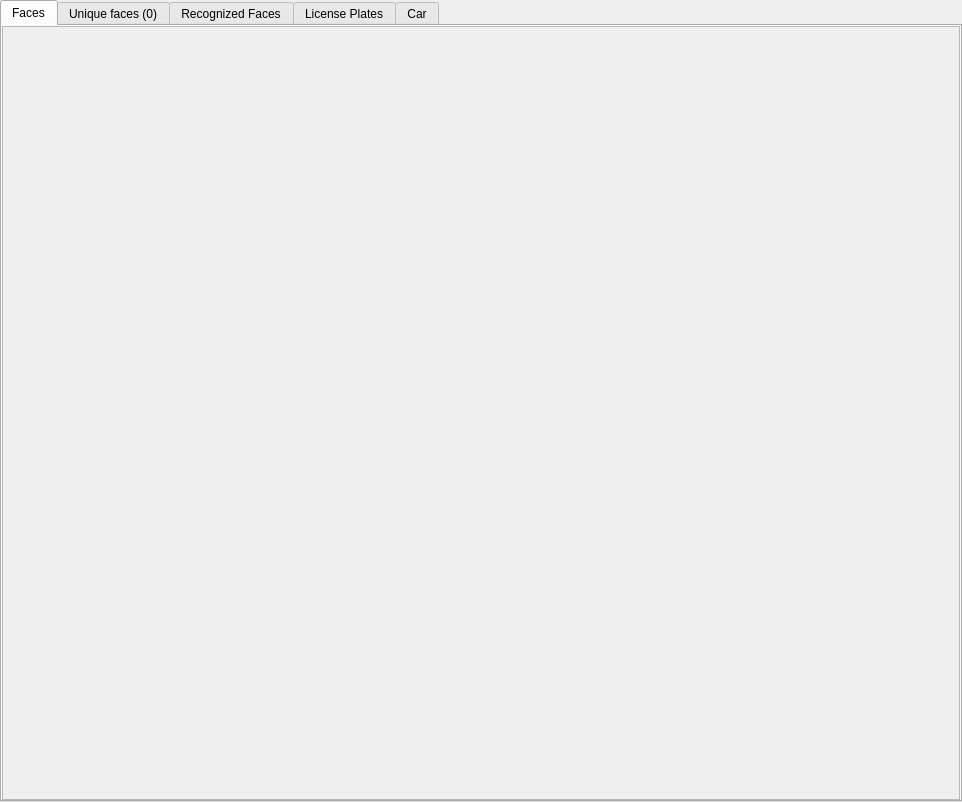
<?xml version="1.0" encoding="UTF-8"?>
<ui version="4.0">
 <class>Faces</class>
 <widget class="QDialog" name="Faces">
  <property name="geometry">
   <rect>
    <x>0</x>
    <y>0</y>
    <width>962</width>
    <height>802</height>
   </rect>
  </property>
  <property name="windowTitle">
   <string>Tiles</string>
  </property>
  <layout class="QGridLayout" name="gridLayout_2">
   <property name="leftMargin">
    <number>0</number>
   </property>
   <property name="topMargin">
    <number>0</number>
   </property>
   <property name="rightMargin">
    <number>0</number>
   </property>
   <property name="bottomMargin">
    <number>0</number>
   </property>
   <item row="0" column="0">
    <widget class="QTabWidget" name="tabWidget">
     <property name="currentIndex">
      <number>0</number>
     </property>
     <widget class="QWidget" name="tabAllTiles">
      <attribute name="title">
       <string>Faces</string>
      </attribute>
      <layout class="QGridLayout" name="gridLayout">
       <property name="leftMargin">
        <number>0</number>
       </property>
       <property name="topMargin">
        <number>0</number>
       </property>
       <property name="rightMargin">
        <number>0</number>
       </property>
       <property name="bottomMargin">
        <number>0</number>
       </property>
       <property name="spacing">
        <number>0</number>
       </property>
       <item row="0" column="0">
        <widget class="QScrollArea" name="scrollAreaFaces">
         <property name="widgetResizable">
          <bool>true</bool>
         </property>
         <widget class="QWidget" name="scrollAreaWidgetContents">
          <property name="geometry">
           <rect>
            <x>0</x>
            <y>0</y>
            <width>956</width>
            <height>769</height>
           </rect>
          </property>
         </widget>
        </widget>
       </item>
      </layout>
     </widget>
     <widget class="QWidget" name="tabClusterTab">
      <attribute name="title">
       <string>Unique faces (0)</string>
      </attribute>
      <layout class="QGridLayout" name="gridLayout_3">
       <property name="leftMargin">
        <number>0</number>
       </property>
       <property name="topMargin">
        <number>0</number>
       </property>
       <property name="rightMargin">
        <number>0</number>
       </property>
       <property name="bottomMargin">
        <number>0</number>
       </property>
       <property name="spacing">
        <number>0</number>
       </property>
       <item row="0" column="0">
        <widget class="QScrollArea" name="scrollAreaCluster">
         <property name="widgetResizable">
          <bool>true</bool>
         </property>
         <widget class="QWidget" name="scrollAreaWidgetContents_2">
          <property name="geometry">
           <rect>
            <x>0</x>
            <y>0</y>
            <width>956</width>
            <height>769</height>
           </rect>
          </property>
         </widget>
        </widget>
       </item>
      </layout>
     </widget>
     <widget class="QWidget" name="tabFR">
      <property name="enabled">
       <bool>true</bool>
      </property>
      <attribute name="title">
       <string>Recognized Faces</string>
      </attribute>
      <widget class="QScrollArea" name="scrollArea">
       <property name="enabled">
        <bool>true</bool>
       </property>
       <property name="geometry">
        <rect>
         <x>6</x>
         <y>9</y>
         <width>940</width>
         <height>753</height>
        </rect>
       </property>
       <property name="widgetResizable">
        <bool>true</bool>
       </property>
       <widget class="QWidget" name="scrollAreaWidgetContents_4">
        <property name="geometry">
         <rect>
          <x>0</x>
          <y>0</y>
          <width>938</width>
          <height>751</height>
         </rect>
        </property>
       </widget>
      </widget>
     </widget>
     <widget class="QWidget" name="tabLprTab">
      <attribute name="title">
       <string>License Plates</string>
      </attribute>
      <layout class="QGridLayout" name="gridLayout_4">
       <item row="0" column="0">
        <widget class="QScrollArea" name="scrollAreaLPR">
         <property name="widgetResizable">
          <bool>true</bool>
         </property>
         <widget class="QWidget" name="scrollAreaWidgetContents_3">
          <property name="geometry">
           <rect>
            <x>0</x>
            <y>0</y>
            <width>938</width>
            <height>751</height>
           </rect>
          </property>
         </widget>
        </widget>
       </item>
      </layout>
     </widget>
     <widget class="QWidget" name="tabCar">
      <attribute name="title">
       <string>Car</string>
      </attribute>
      <layout class="QGridLayout" name="gridLayout_5">
       <item row="0" column="0">
        <widget class="QScrollArea" name="scrollAreaCar">
         <property name="widgetResizable">
          <bool>true</bool>
         </property>
         <widget class="QWidget" name="scrollAreaWidgetContents_5">
          <property name="geometry">
           <rect>
            <x>0</x>
            <y>0</y>
            <width>938</width>
            <height>751</height>
           </rect>
          </property>
         </widget>
        </widget>
       </item>
      </layout>
     </widget>
    </widget>
   </item>
  </layout>
 </widget>
 <resources/>
 <connections/>
</ui>
